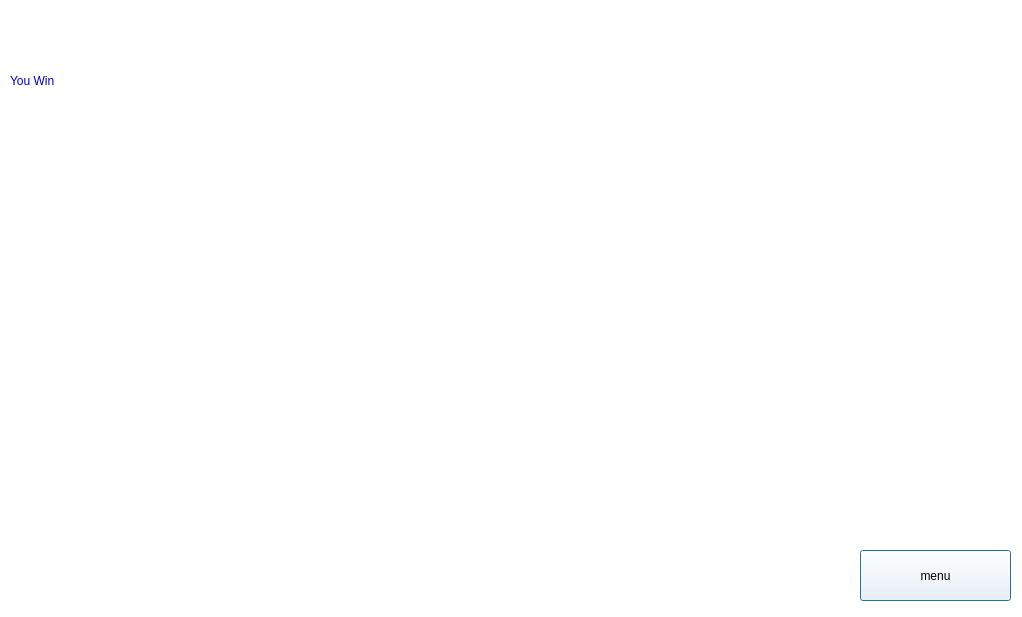
<?xml version="1.0" encoding="UTF-8"?>
<ui version="4.0">
 <class>DialogWon</class>
 <widget class="QDialog" name="DialogWon">
  <property name="geometry">
   <rect>
    <x>0</x>
    <y>0</y>
    <width>1022</width>
    <height>617</height>
   </rect>
  </property>
  <property name="windowTitle">
   <string>Dialog</string>
  </property>
  <property name="styleSheet">
   <string notr="true">background-image: url(:/ShipBackGround.png);
background-color: rgb(255, 255, 255);</string>
  </property>
  <widget class="QLabel" name="label">
   <property name="geometry">
    <rect>
     <x>10</x>
     <y>-30</y>
     <width>1041</width>
     <height>221</height>
    </rect>
   </property>
   <property name="styleSheet">
    <string notr="true">font: 80pt &quot;BYRIL_Sea_Battle2&quot;;

color: rgb(0, 0, 200);</string>
   </property>
   <property name="text">
    <string>You Win</string>
   </property>
  </widget>
  <widget class="QPushButton" name="backButton">
   <property name="geometry">
    <rect>
     <x>860</x>
     <y>550</y>
     <width>151</width>
     <height>51</height>
    </rect>
   </property>
   <property name="mouseTracking">
    <bool>true</bool>
   </property>
   <property name="styleSheet">
    <string notr="true">QPushButton{
font: 25pt &quot;BYRIL_Sea_Battle2&quot;;
color: rgb(0, 0, 0);
	
}

</string>
   </property>
   <property name="inputMethodHints">
    <set>Qt::ImhNone</set>
   </property>
   <property name="text">
    <string>menu</string>
   </property>
  </widget>
 </widget>
 <resources/>
 <connections/>
</ui>
